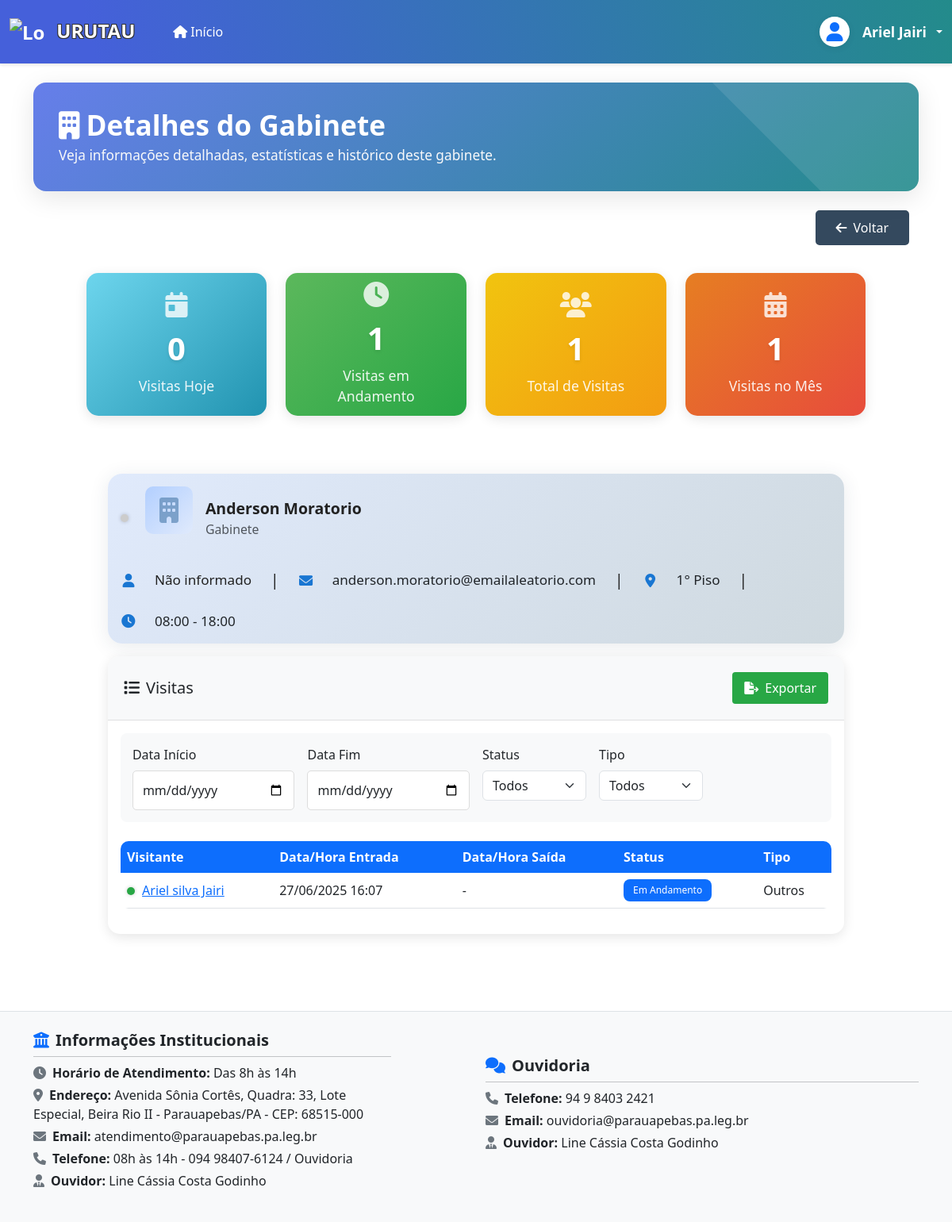
The app's page /recepcao/gabinetes/10/ (signed in), older data.
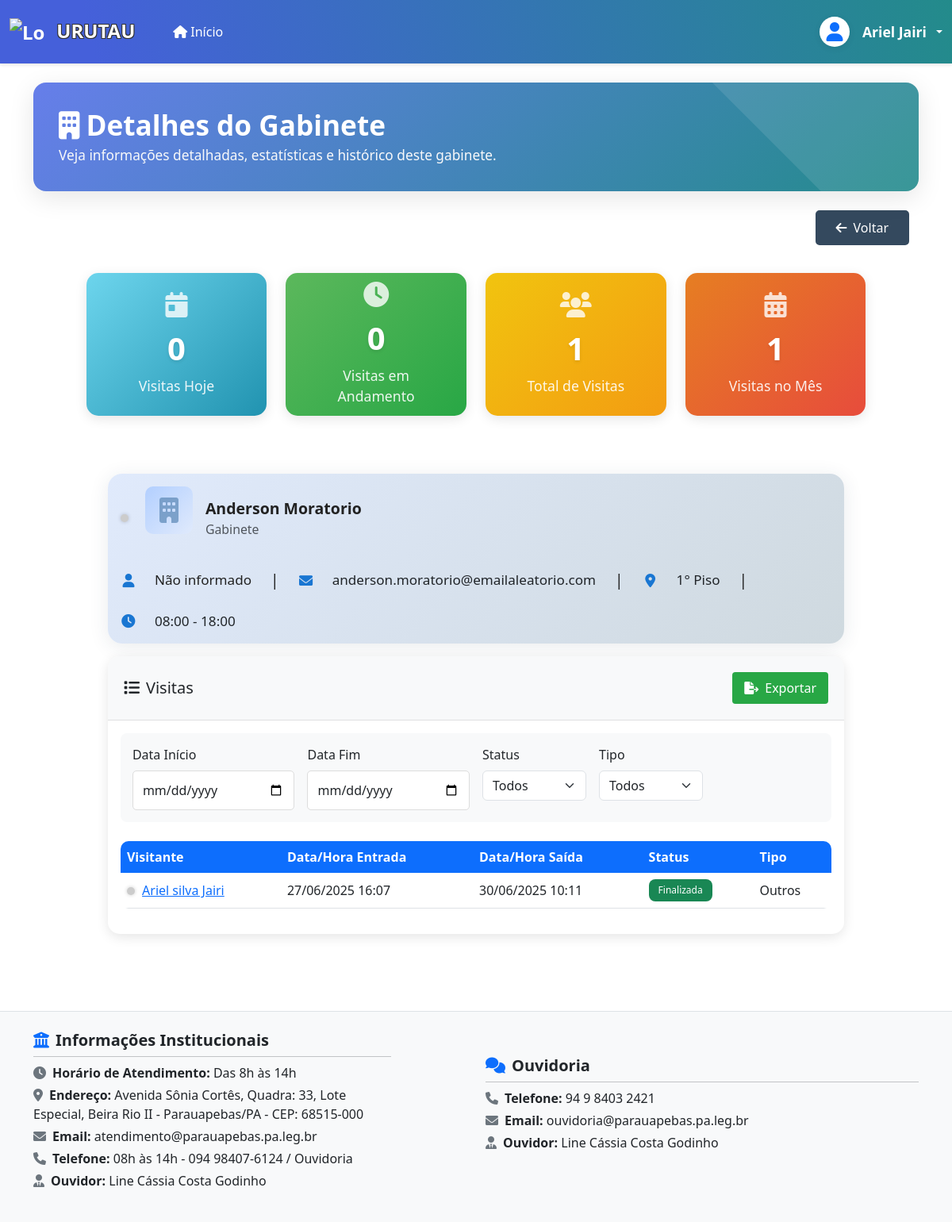
The same page, newer data.
### apps/recepcao/models.py (models this page shows, shortened)
class Visita(models.Model):
    STATUS_CHOICES = [
        ('agendada', 'Agendada'),
        ('em_andamento', 'Em Andamento'),
        ('finalizada', 'Finalizada'),
        ('cancelada', 'Cancelada')
    ]
    OBJETIVO_CHOICES = [
        ('reuniao', 'Reunião'),
        ('manutencao', 'Manutenção'),
        ('evento', 'Evento'),
        ('entrega_documentos', 'Entrega de Documentos'),
        ('outros', 'Outros')
    ]
    LOCALIZACAO_CHOICES = [
        ('terreo', 'Térreo'),
        ('plenario', 'Plenário'),
        ('primeiro_piso', '1° Piso'),
        ('segundo_piso', '2° Piso')
    ]
    visitante = models.ForeignKey(
        Visitante,
        on_delete=models.PROTECT,
        verbose_name='Visitante'
    )
    setor = models.ForeignKey(
        Setor,
        on_delete=models.PROTECT,
        verbose_name='Setor'
    )
    localizacao = models.CharField(
        'Localização',
        max_length=20,
        choices=LOCALIZACAO_CHOICES,
        default='terreo'
    )
    objetivo = models.CharField(
        'Objetivo',
        max_length=20,
        choices=OBJETIVO_CHOICES,
        default='outros'
    )
    observacoes = models.TextField(
        'Observações',
        blank=True,
        null=True
    )
    data_entrada = models.DateTimeField(
        'Data/Hora de Entrada',
        default=timezone.now
    )
    data_saida = models.DateTimeField(
        'Data/Hora de Saída',
        blank=True,
        null=True
    )
    status = models.CharField(
        'Status',
        max_length=20,
        choices=STATUS_CHOICES,
        default='em_andamento'
    )
    class Meta:
        verbose_name = 'Visita'
        verbose_name_plural = 'Visitas'
        ordering = ['-data_entrada']

class Visitante(models.Model):
    ESTADOS_CHOICES = [
        ('AC', 'Acre'), ('AL', 'Alagoas'), ('AP', 'Amapá'),
        ('AM', 'Amazonas'), ('BA', 'Bahia'), ('CE', 'Ceará'),
        ('DF', 'Distrito Federal'), ('ES', 'Espírito Santo'),
        ('GO', 'Goiás'), ('MA', 'Maranhão'), ('MT', 'Mato Grosso'),
        ('MS', 'Mato Grosso do Sul'), ('MG', 'Minas Gerais'),
        ('PA', 'Pará'), ('PB', 'Paraíba'), ('PR', 'Paraná'),
        ('PE', 'Pernambuco'), ('PI', 'Piauí'), ('RJ', 'Rio de Janeiro'),
        ('RN', 'Rio Grande do Norte'), ('RS', 'Rio Grande do Sul'),
        ('RO', 'Rondônia'), ('RR', 'Roraima'), ('SC', 'Santa Catarina'),
        ('SP', 'São Paulo'), ('SE', 'Sergipe'), ('TO', 'Tocantins')
    ]
    BAIRROS_CHOICES = [
        ('alto_boa_vista', 'Alto da Boa Vista'),
        ('alto_bonito', 'Alto Bonito'),
        ('altamira', 'Altamira'),
        ('amazonia', 'Amazônia'),
        ('alvora', 'Alvorá'),
        ('apoena', 'Apoena'),
        ('amec_ville_jacaranda', 'Amec Ville Jacarandá'),
        ('beira_rio_1', 'Beira Rio I'),
        ('beira_rio_2', 'Beira Rio II'),
        ('belvedere', 'Belvedere'),
        ('betania', 'Betânia'),
        ('brasilia', 'Brasília'),
        ('bom_jesus', 'Bom Jesus'),
        ('caetanopolis', 'Caetanópolis'),
        ('casas_populares_1', 'Casas Populares I'),
        ('casas_populares_2', 'Casas Populares II'),
        ('california', 'California'),
        ('cedere_1', 'Cedere I'),
        ('cedere_2', 'Cedere II'),
        ('centro', 'Centro'),
        ('cidade_jardim', 'Cidade Jardim'),
        ('cidade_nova', 'Cidade Nova'),
        ('chacara_belo_vale', 'Chacara Belo Vale'),
        ('chacara_da_lua', 'Chacara da Lua'),
        ('chacara_das_estrelas', 'Chacara das Estrelas'),
        ('chacara_do_sol', 'Chacara do Sol'),
        ('chacara_do_cacau', 'Chacara do Cacau'),
        ('colonia_paulo_fonteles', 'Colônia Paulo Fonteles'),
        ('conjunto_hab_morar_dias_melhores', 'Conjunto Hab Morar Dias Melhores'),
        ('da_paz', 'Da Paz'),
        ('dos_mineiros', 'Dos Mineiros'),
        ('distrito_industrial', 'Distrito Industrial'),
        ('esplanada', 'Esplanada'),
        ('esperanca', 'Esperança'),
        ('fap', 'FAP'),
        ('fazenda_santo_antonio', 'Fazenda Santo Antônio'),
        ('fazenda_sao_jose', 'Fazenda São José'),
        ('fazenda_serra_grande', 'Fazenda Serra Grande'),
        ('guanabara', 'Guanabara'),
        ('habitar_feliz', 'Habitar Feliz'),
        ('ipiranga', 'Ipiranga'),
        ('jardim_america', 'Jardim América'),
        ('jardim_canada', 'Jardim Canadá'),
        ('jardim_planalto', 'Jardim Planalto'),
        ('jardim_ipiranga', 'Jardim Ipiranga'),
        ('jardim_novo_horizonte', 'Jardim Novo Horizonte'),
        ('liberdade_1', 'Liberdade I'),
        ('liberdade_2', 'Liberdade II'),
        ('linha_verde', 'Linha Verde'),
        ('loteamento_nova_carajas', 'Loteamento Nova Carajás'),
        ('loteamento_paraiso_maranhaozinho', 'Loteamento Paraíso Maranhãozinho'),
        ('maranhao', 'Maranhão'),
        ('martini', 'Martini'),
        ('minerios', 'Minérios'),
        ('minas_gerais', 'Minas Gerais'),
        ('mirante_da_serra', 'Mirante da Serra'),
        ('montes_claros', 'Montes Claros'),
        ('morar_dias_melhores', 'Morar Dias Melhores'),
        ('morada_nova', 'Morada Nova'),
        ('nova_capital', 'Nova Capital'),
        ('nova_carajas', 'Nova Carajás'),
        ('nova_esperanca', 'Nova Esperança'),
        ('nova_parauapebas', 'Nova Parauapebas'),
        ('nova_vida', 'Nova Vida'),
        ('nova_vitoria', 'Nova Vitória'),
        ('novo_brasil', 'Novo Brasil'),
        ('novo_horizonte', 'Novo Horizonte'),
        ('novo_tempo', 'Novo Tempo'),
        ('novo_viver', 'Novo Viver'),
        ('nucleo_residencial_servicos_carajas', 'Núcleo Residencial e de Serviços Carajás'),
        ('nucleo_urbano_carajas', 'Núcleo Urbano de Carajás'),
        ('palmares_1', 'Palmares 1'),
        ('palmares_2', 'Palmares 2'),
        ('paraiso', 'Paraíso'),
        ('parque_das_nacoes', 'Parque das Nações'),
        ('parque_dos_carajas', 'Parque dos Carajás'),
        ('parque_sao_luiz', 'Parque São Luiz'),
        ('parque_verde', 'Parque Verde'),
        ('paulo_fonteles', 'Paulo Fonteles'),
        ('polo_industrial_moveleiro', 'Polo Industrial Moveleiro'),
        ('polo_moveleiro', 'Polo Moveleiro'),
        ('porto_seguro', 'Porto Seguro'),
        ('primavera', 'Primavera'),
        ('raio_do_sol', 'Raio do Sol'),
        ('residencial_bambui', 'Residencial Bambuí'),
        ('residencial_belavista', 'Residencial Belavista'),
        ('rio_verde', 'Rio Verde'),
        ('santa_cruz', 'Santa Cruz'),
        ('santa_luzia', 'Santa Luzia'),
        ('sansao', 'Sansão'),
        ('sao_jose', 'São José'),
        ('sao_lucas', 'São Lucas'),
        ('sao_lucas_1', 'São Lucas 1'),
        ('sao_lucas_2', 'São Lucas 2'),
        ('serra_azul', 'Serra Azul'),
        ('talisma', 'Talismã'),
        ('tropical', 'Tropical'),
        ('uniao', 'União'),
        ('vale_do_sol', 'Vale do Sol'),
        ('vale_dos_carajas', 'Vale dos Carajás'),
        ('vale_dos_sonhos', 'Vale dos Sonhos'),
        ('vila_onalicio_barros', 'Vila Onalício Barros'),
        ('vila_nova', 'Vila Nova'),
        ('vila_rica', 'Vila Rica'),
        ('vila_rio_branco', 'Vila Rio Branco'),
        ('vila_sansao', 'Vila Sansão'),
        ('vila_sao_jose', 'Vila São José'),
        ('zona_rural', 'Zona Rural'),
        ('outros', 'Outros'),
        ('outra_cidade', 'Outra cidade'),
    ]
    nome_completo = models.CharField(max_length=255, verbose_name="Nome Completo")
    nome_social = models.CharField('Nome Social', max_length=100, blank=True, null=True)
    data_nascimento = models.DateField('Data de Nascimento')
    CPF = models.CharField(
        'CPF',
        max_length=14,
        unique=True,
        validators=[
            RegexValidator(
                regex=r'^\d{3}\.\d{3}\.\d{3}-\d{2}$',
                message='CPF deve estar no formato XXX.XXX.XXX-XX'
            )
        ]
    )
    telefone = models.CharField(
        'Telefone',
        max_length=15,
        validators=[
            RegexValidator(
                regex=r'^\(\d{2}\) \d{5}-\d{4}$',
                message='Telefone deve estar no formato (XX) XXXXX-XXXX'
            )
        ]
    )
    email = models.EmailField('E-mail', blank=True, null=True)
    estado = models.CharField('Estado', max_length=2, choices=ESTADOS_CHOICES)
    cidade = models.CharField('Cidade', max_length=100)
    bairro = models.CharField('Bairro', max_length=50, choices=BAIRROS_CHOICES, default='outros')
    logradouro = models.CharField('Logradouro', max_length=100, blank=True, null=True)
    numero = models.CharField('Número', max_length=10, blank=True, null=True)
    complemento = models.CharField('Complemento', max_length=50, blank=True, null=True)
    CEP = models.CharField(
        'CEP',
        max_length=9,
        blank=True,
        null=True,
        validators=[
            RegexValidator(
                regex=r'^\d{5}-\d{3}$',
                message='CEP deve estar no formato 00000-000'
            )
        ]
    )
    foto = models.ImageField('Foto Original', upload_to=get_visitor_upload_path, blank=True, null=True)
    foto_thumbnail = models.ImageField('Foto Thumbnail', upload_to=get_visitor_upload_path, blank=True, null=True)
    foto_medium = models.ImageField('Foto Média', upload_to=get_visitor_upload_path, blank=True, null=True)
    foto_large = models.ImageField('Foto Grande', upload_to=get_visitor_upload_path, blank=True, null=True)
    biometric_vector = models.JSONField(verbose_name="Vetor Biométrico", null=True, blank=True, editable=False)
    data_cadastro = models.DateTimeField(auto_now_add=True, verbose_name="Data de Cadastro")
    data_atualizacao = models.DateTimeField(auto_now=True, verbose_name="Última Atualização")
    class Meta:
        verbose_name = "Visitante"
        verbose_name_plural = 'Visitantes'
        ordering = ['nome_completo']

### apps/recepcao/views.py (the view)
# urls.py: path('gabinetes/<int:gabinete_id>/', views.detalhes_gabinete, name='detalhes_gabinete'),
@login_required
def detalhes_gabinete(request, gabinete_id):
    gabinete = get_object_or_404(Setor, id=gabinete_id, tipo='gabinete')
    data_inicio = request.GET.get('data_inicio')
    data_fim = request.GET.get('data_fim')
    status = request.GET.get('status')
    objetivo = request.GET.get('objetivo')
    formato = request.GET.get('formato')
    visitas = Visita.objects.filter(setor=gabinete)
    if data_inicio and data_fim:
        visitas = visitas.filter(
            data_entrada__date__range=[data_inicio, data_fim]
        )
    if status:
        visitas = visitas.filter(status=status)
    if objetivo:
        visitas = visitas.filter(objetivo=objetivo)
    visitas = visitas.order_by('-data_entrada')
    if formato in ['pdf', 'excel']:
        if formato == 'pdf':
            return gerar_pdf_visitas(visitas, gabinete)
        else:
            return gerar_excel_visitas(visitas, gabinete)
    paginator = Paginator(visitas, 10)  # 10 itens por página
    page = request.GET.get('page')
    visitas_paginadas = paginator.get_page(page)
    visitas_hoje = visitas.filter(data_entrada__date=timezone.now().date()).count()
    visitas_em_andamento = visitas.filter(status='em_andamento').count()
    total_visitas = visitas.count()
    visitas_mes = visitas.filter(data_entrada__month=timezone.now().month).count()
    context = get_base_context(f'Detalhes do Gabinete - {gabinete.nome_vereador}')
    context.update({
        'gabinete': gabinete,
        'visitas': visitas_paginadas,
        'filtros': {
            'data_inicio': data_inicio,
            'data_fim': data_fim,
            'status': status,
            'objetivo': objetivo
        },
        'visitas_hoje': visitas_hoje,
        'visitas_em_andamento': visitas_em_andamento,
        'total_visitas': total_visitas,
        'visitas_mes': visitas_mes,
        'TIPOS_VISITA': Visita.OBJETIVO_CHOICES
    })
    return render(request, 'recepcao/detalhes_gabinete.html', context)

### apps/recepcao/models.py (called while the page is built)
    def esta_aberto(self):
        if not self.horario_abertura or not self.horario_fechamento:
            return None  # Retorna None se não tiver horário definido
        agora = timezone.localtime().time()
        return self.horario_abertura <= agora <= self.horario_fechamento

### apps/recepcao/views.py (called while the page is built)
def get_base_context(title_suffix=''):
    return {
        'title': f'Recepção - {title_suffix}' if title_suffix else 'Recepção - URUTAU',
        'app_name': 'recepcao'
    }

### templates/recepcao/detalhes_gabinete.html (shortened to what the changed rows need)
{% extends 'base.html' %}
{% load static %}
{% block content %}
<div class="dashboard-header mb-4">
    <div class="dashboard-header-content">
        <h1 class="page-title mb-1" style="font-size:2.2rem; font-weight:700; color:#fff;">
            <i class="fas fa-building me-2"></i>Detalhes do Gabinete
        </h1>
    </div>
</div>
<div class="container-fluid">
    <div class="stats-container">
        <div class="row mb-4">
            <div class="col-xl-3 col-md-6 mb-4">
                <div class="stat-card stat-card-visitas-andamento">
                    <i class="fas fa-clock stat-icon"></i>
                    <h3>{{ visitas_em_andamento }}</h3>
                    <p>Visitas em Andamento</p>
                </div>
            </div>
        </div>
    </div>
    <div class="row">
        <div class="col-12">
            <div class="card">
                <div class="card-body">
                    <div id="tabela-visitas">
                        {% include 'recepcao/includes/tabela_visitas_gabinete.html' with visitas=visitas %}
                    </div>
                </div>
            </div>
        </div>
    </div>
</div>
{% endblock %}

### templates/recepcao/includes/tabela_visitas_gabinete.html
<div class="table-responsive">
    <table class="table table-hover">
        <thead>
            <tr>
                <th>Visitante</th>
                <th>Data/Hora Entrada</th>
                <th>Data/Hora Saída</th>
                <th>Status</th>
                <th>Tipo</th>
            </tr>
        </thead>
        <tbody>
            {% for visita in visitas %}
            <tr>
                <td>
                    <span class="status-indicator {% if visita.status == 'em_andamento' %}active{% endif %}"></span>
                    <a href="#" class="text-primary"
                       data-bs-toggle="modal"
                       data-bs-target="#visitanteModal"
                       data-visitante-nome="{{ visita.visitante.nome_completo }}"
                       data-visitante-telefone="{{ visita.visitante.telefone }}"
                       data-visitante-email="{{ visita.visitante.email }}"
                       data-visitante-nascimento="{{ visita.visitante.data_nascimento|date:'d/m/Y' }}"
                       data-visitante-objetivo="{{ visita.get_objetivo_display }}"
                       data-visitante-foto="{% if visita.visitante.foto %}{{ visita.visitante.foto.url }}{% endif %}">
                        {{ visita.visitante.nome_completo }}
                    </a>
                </td>
                <td>{{ visita.data_entrada|date:"d/m/Y H:i" }}</td>
                <td>{{ visita.data_saida|date:"d/m/Y H:i"|default:"-" }}</td>
                <td>
                    {% if visita.status == 'em_andamento' %}
                        <span class="badge bg-primary">{{ visita.get_status_display }}</span>
                    {% elif visita.status == 'finalizada' %}
                        <span class="badge bg-success">{{ visita.get_status_display }}</span>
                    {% else %}
                        <span class="badge bg-danger">{{ visita.get_status_display }}</span>
                    {% endif %}
                </td>
                <td>{{ visita.get_objetivo_display }}</td>
            </tr>
            {% endfor %}
        </tbody>
    </table>
</div>

Row changes from the older to the newer data that the page shows:
changed Visita "Outros": data_saida "-" → "30/06/2025 10:11"; status "Em Andamento" → "Finalizada"
Text that changed along with them:
{{ visitas_em_andamento }}: "1" → "0"
